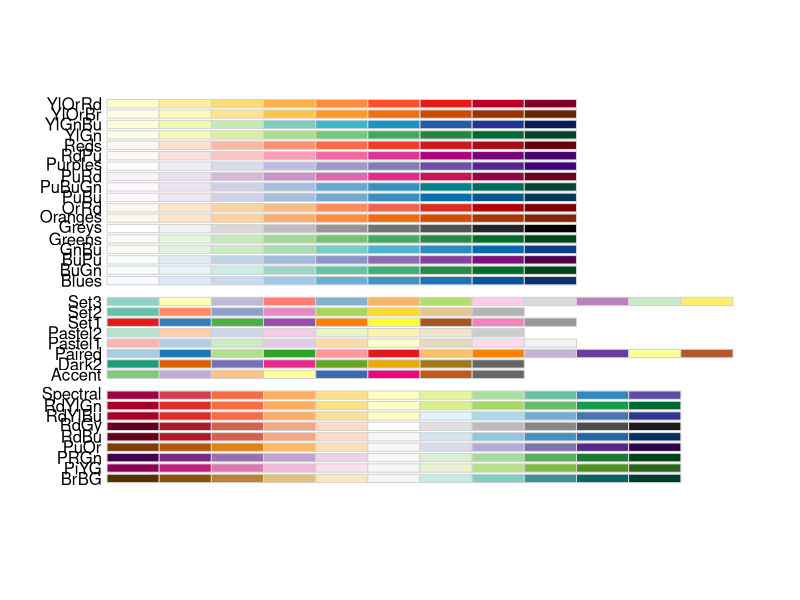
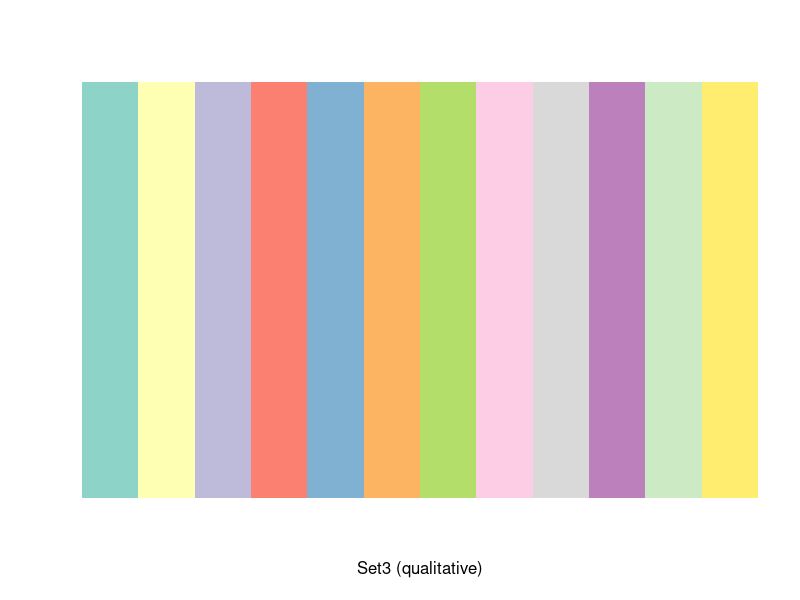
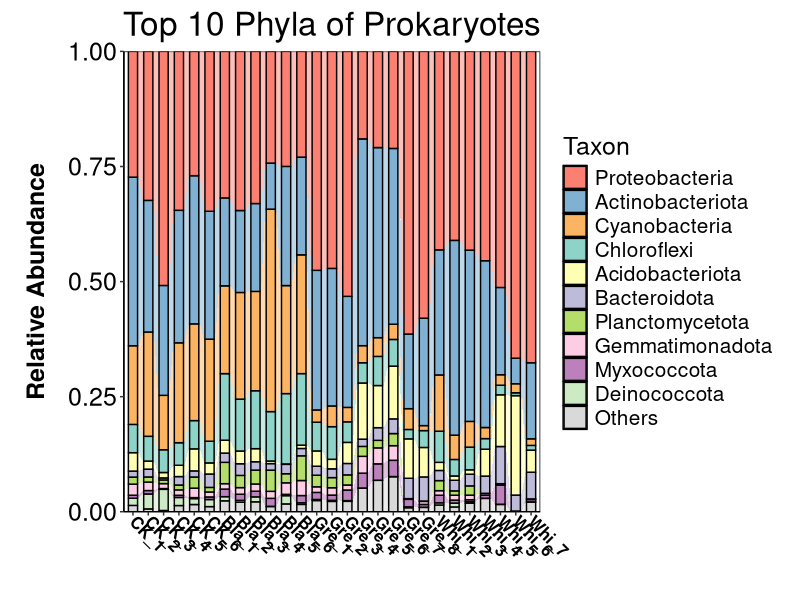
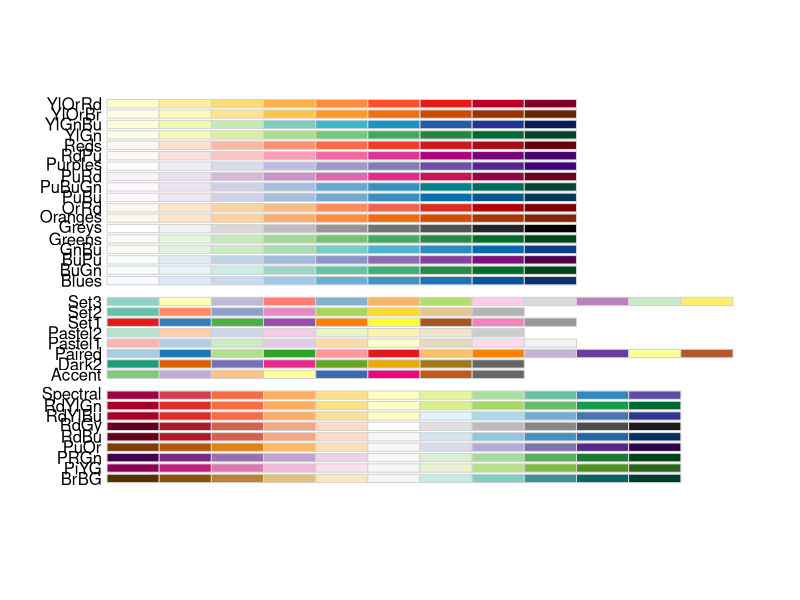
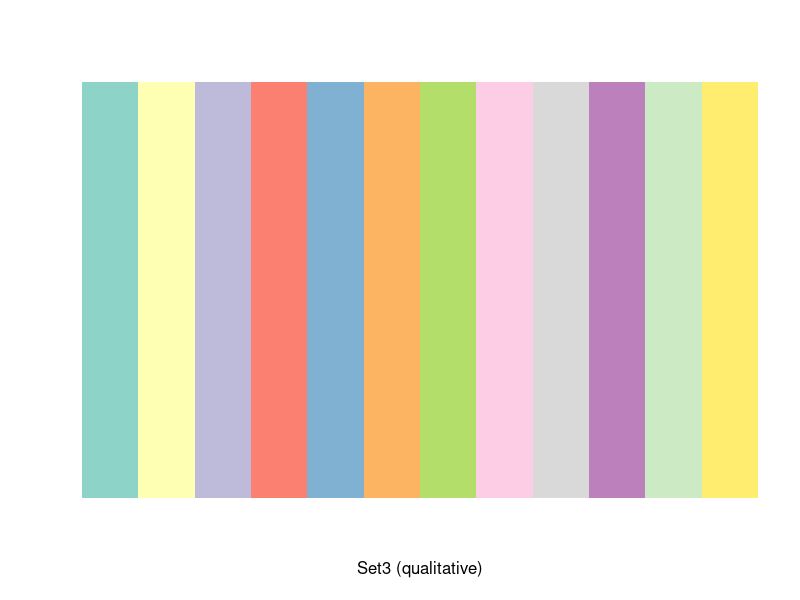
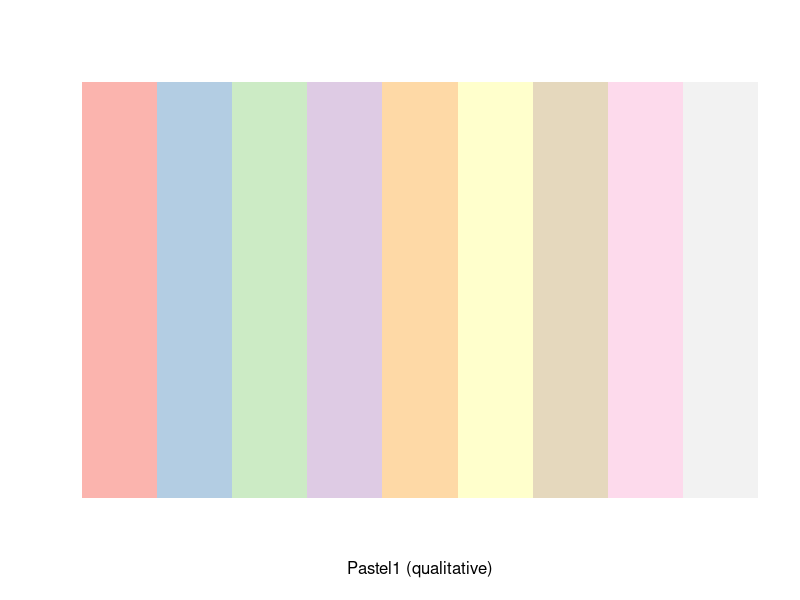
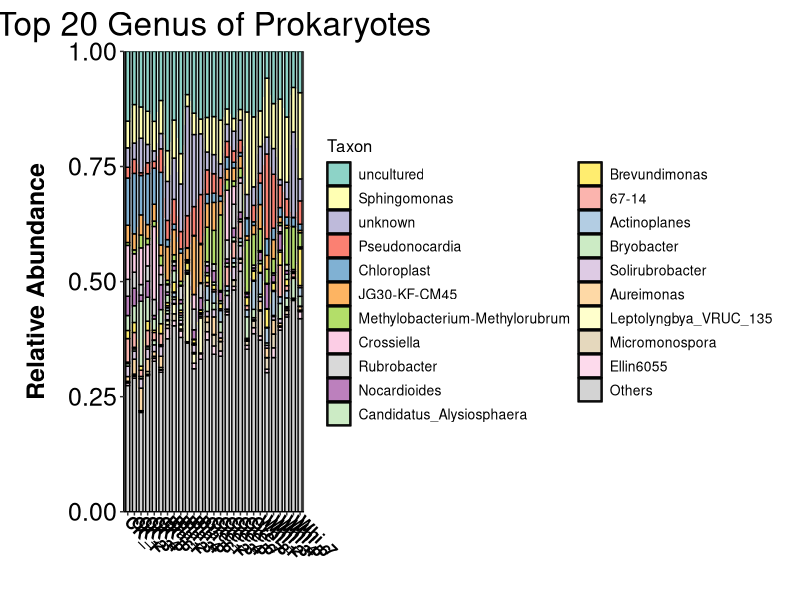

Write the R code that produced these figures, in order.
##########16S_Phyla

rm(list=ls())
library(RColorBrewer)
display.brewer.all()
display.brewer.pal(12,'Set3')
brewer.pal(12,'Set3')

Palette <- c(brewer.pal(12,'Set3'))
Palette<-Palette[c(1:8,10:11,9)]
Palette<-Palette[c(4:6,1:3,7:11)]

abundance <- read.table("Taxonomy_16S_2Phylum.txt",header = TRUE, sep = "\t")


library(tidyverse)
abundance_tmp<-separate(data=abundance, col=Phylum, 
                              into = c("Kingdom","Phylum"),
                              sep = "\\|")
abundance_tmp<-abundance_tmp[,-1]


unknown_tmp<-abundance_tmp[abundance_tmp$Phylum=="unknown",]
unknown<-apply(unknown_tmp[,2:length(colnames(unknown_tmp))],2,sum)
unknown<-as.data.frame(unknown)
unknown<-t(unknown)
unknown<-as.data.frame(unknown)
unknown$Phylum<-c("unknown")

uncultured_tmp<-abundance_tmp[abundance_tmp$Phylum=="uncultured",]
uncultured<-apply(uncultured_tmp[,2:length(colnames(uncultured_tmp))],2,sum)
uncultured<-as.data.frame(uncultured)
uncultured<-t(uncultured)
uncultured<-as.data.frame(uncultured)
uncultured$Phylum<-c("uncultured")
uncultured<-as.data.frame(uncultured)


abundance_tmp_1<-filter(abundance_tmp,abundance_tmp$Phylum!="unknown") 
abundance_tmp_2<-filter(abundance_tmp_1,abundance_tmp_1$Phylum!="uncultured") 
abundance_tmp<-rbind(abundance_tmp_2,uncultured,unknown)


abundance<-abundance_tmp
rm(abundance_tmp,abundance_tmp_1,abundance_tmp_2,
   unknown,unknown_tmp,uncultured,uncultured_tmp )



f.abundance<-abundance[,-1]
rownames(f.abundance)<-abundance$Phylum

f.abundance<-f.abundance/100

Leshan_16S_abundance<-f.abundance


sum <- apply(Leshan_16S_abundance,1,sum) 
Leshan_16S_abundance <- cbind(Leshan_16S_abundance,sum)
Leshan_16S_abundance <- as.data.frame(Leshan_16S_abundance)
Leshan_16S_abundance <- Leshan_16S_abundance[order(Leshan_16S_abundance[,"sum"],decreasing = T),]
Leshan_16S_abundance <- subset(Leshan_16S_abundance, select = -sum)

Leshan_16S_abundance <- Leshan_16S_abundance[1:10,]
Leshan_16S_abundance <- t(Leshan_16S_abundance)
sum <- apply(Leshan_16S_abundance,1,sum) 
Others <- 1-sum
Leshan_16S_abundance <- cbind(Leshan_16S_abundance,Others)
Leshan_16S_abundance <- t(Leshan_16S_abundance)

Leshan_16S_abundance<-t(Leshan_16S_abundance)
Leshan_16S_abundance<-as.data.frame(Leshan_16S_abundance)
Leshan_16S_abundance$X<-c(rownames(Leshan_16S_abundance))
Leshan_16S_abundance<-Leshan_16S_abundance[order(Leshan_16S_abundance$X),]
Leshan_16S_abundance<-subset(Leshan_16S_abundance, select = -X)
Leshan_16S_abundance<-t(Leshan_16S_abundance)

Leshan_16S_abundance<-Leshan_16S_abundance[,c(7:12,1:6,13:length(colnames(Leshan_16S_abundance)))]

file_Leshan_16S_abundance<-round(Leshan_16S_abundance*100,digits=2)
write.csv(file_Leshan_16S_abundance, file="Leshan_16S_Phyla.csv", quote = FALSE)

library(reshape2)
taxon <- melt(Leshan_16S_abundance)
colnames(taxon) <- c("Taxon","variable","value")
library(ggplot2)
library(ggalluvial)

p <- ggplot(data = taxon,aes(x = variable, y = value, alluvium = Taxon, stratum = Taxon))
p1 <- p + geom_alluvium(aes(fill = Taxon),alpha = .5,width = 0.6) + 
  geom_stratum(aes(fill = Taxon),width = 0.6)
p2 <- p1 + ylab(label = "Relative Abundance") + xlab(label = "")
p3 <- p2 + scale_fill_manual(values = Palette) +
  theme_bw()+ theme(panel.grid=element_blank()) + 
  theme(panel.border = element_blank()) +
  theme(panel.background=element_rect(fill='transparent', color='black'),plot.margin = unit(c(3,5,1,1),"mm")) +
 
 theme(axis.text.x=element_text(colour="black",size=12,face = "bold",angle = -45,vjust = 0.5,hjust = 0)) + 
 theme(axis.text.y=element_text(colour = "black",size = 18)) + 
  theme(axis.line = element_line(colour = "black"))+
 theme(axis.title.y = element_text(size = 18,face = "bold",margin = unit(c(0,1,0,1),"lines")))+
  scale_y_continuous(expand = c(0,0))
p5 <- p3 + theme(legend.text = element_text(colour = "black",size = 15)) + 
  theme(legend.title = element_text(size = 18,colour = "black")) + 
  labs(title = "Top 10 Phyla of Prokaryotes")+
  theme(text=element_text(size=20))+
  theme(plot.title = element_text(hjust = 0.5)) 
  #theme(text = element_text(family = "Times"))
p5
#export 4*12inches

















##########16S_Genera

rm(list=ls())
library(RColorBrewer)
display.brewer.all()
display.brewer.pal(12,'Set3')
display.brewer.pal(9,'Pastel1')
brewer.pal(12,'Set3')
brewer.pal(9,'Pastel1')

Palette_Set3 <- c(brewer.pal(12,'Set3'))
Palette_Pastel1<-c(brewer.pal(8,'Pastel1'))
Palette<-c(Palette_Set3,Palette_Pastel1,"lightgray")



abundance <- read.table("Taxonomy_16S_6Genus.txt",header = TRUE, sep = "\t")


library(tidyverse)
abundance_tmp<-abundance
abundance_tmp<-separate(data=abundance, col=Genus, 
                        into = c("Kingdom","Phylum", "Class", "Order", "Family", "Genus"),
                        sep = "\\|")
abundance_tmp<-abundance_tmp[,-c(1:5)]


unknown_tmp<-abundance_tmp[abundance_tmp$Genus=="unknown",]
unknown<-apply(unknown_tmp[,2:length(colnames(unknown_tmp))],2,sum)
unknown<-as.data.frame(unknown)
unknown<-t(unknown)
unknown<-as.data.frame(unknown)
unknown$Genus<-c("unknown")

uncultured_tmp<-abundance_tmp[abundance_tmp$Genus=="uncultured",]
uncultured<-apply(uncultured_tmp[,2:length(colnames(uncultured_tmp))],2,sum)
uncultured<-as.data.frame(uncultured)
uncultured<-t(uncultured)
uncultured<-as.data.frame(uncultured)
uncultured$Genus<-c("uncultured")
uncultured<-as.data.frame(uncultured)


abundance_tmp_1<-filter(abundance_tmp,abundance_tmp$Genus!="unknown") 
abundance_tmp_2<-filter(abundance_tmp_1,abundance_tmp_1$Genus!="uncultured") 
abundance_tmp<-rbind(abundance_tmp_2,uncultured,unknown)


abundance<-abundance_tmp
rm(abundance_tmp,abundance_tmp_1,abundance_tmp_2,
   unknown,unknown_tmp,uncultured,uncultured_tmp )

f.abundance<-abundance[,-1]
rownames(f.abundance)<-abundance$Genus

f.abundance<-f.abundance/100

Leshan_16S_abundance<-f.abundance


sum <- apply(Leshan_16S_abundance,1,sum) 
Leshan_16S_abundance <- cbind(Leshan_16S_abundance,sum)
Leshan_16S_abundance <- as.data.frame(Leshan_16S_abundance)
Leshan_16S_abundance <- Leshan_16S_abundance[order(Leshan_16S_abundance[,"sum"],decreasing = T),]
Leshan_16S_abundance <- subset(Leshan_16S_abundance, select = -sum)

Leshan_16S_abundance <- Leshan_16S_abundance[1:20,]
Leshan_16S_abundance <- t(Leshan_16S_abundance)
sum <- apply(Leshan_16S_abundance,1,sum) 
Others <- 1-sum
Leshan_16S_abundance <- cbind(Leshan_16S_abundance,Others)
Leshan_16S_abundance <- t(Leshan_16S_abundance)

Leshan_16S_abundance<-t(Leshan_16S_abundance)
Leshan_16S_abundance<-as.data.frame(Leshan_16S_abundance)
Leshan_16S_abundance$X<-c(rownames(Leshan_16S_abundance))
Leshan_16S_abundance<-Leshan_16S_abundance[order(Leshan_16S_abundance$X),]
Leshan_16S_abundance<-subset(Leshan_16S_abundance, select = -X)
Leshan_16S_abundance<-t(Leshan_16S_abundance)

Leshan_16S_abundance<-Leshan_16S_abundance[,c(7:12,1:6,13:length(colnames(Leshan_16S_abundance)))]

file_Leshan_16S_abundance<-round(Leshan_16S_abundance*100,digits=2)
write.csv(file_Leshan_16S_abundance, file="Leshan_16S_Genus.csv", quote = FALSE)

library(reshape2)
taxon <- melt(Leshan_16S_abundance)
colnames(taxon) <- c("Taxon","variable","value")
library(ggplot2)
library(ggalluvial)

p <- ggplot(data = taxon,aes(x = variable, y = value, alluvium = Taxon, stratum = Taxon))
p1 <- p + geom_alluvium(aes(fill = Taxon),alpha = .5,width = 0.6) + 
  geom_stratum(aes(fill = Taxon),width = 0.6)
p2 <- p1 + ylab(label = "Relative Abundance") + xlab(label = "")
p3 <- p2 + scale_fill_manual(values = Palette) +
  theme_bw()+ theme(panel.grid=element_blank()) + 
  theme(panel.border = element_blank()) +
  theme(panel.background=element_rect(fill='transparent', color='black'),plot.margin = unit(c(3,5,1,1),"mm")) +
 
  theme(axis.text.x=element_text(colour="black",size=12,face = "bold",angle = -45,vjust = 0.5,hjust = 0)) + 
  theme(axis.text.y=element_text(colour = "black",size = 18)) + 
  theme(axis.line = element_line(colour = "black"))+
  theme(axis.title.y = element_text(size = 18,face = "bold",margin = unit(c(0,1,0,1),"lines")))+
  scale_y_continuous(expand = c(0,0))
p5 <- p3 + theme(legend.text = element_text(colour = "black",size = 10)) + 
  theme(legend.title = element_text(size = 12,colour = "black")) + 
  labs(title = "Top 20 Genus of Prokaryotes")+
  theme(text=element_text(size=20))+
  theme(plot.title = element_text(hjust = 0.5)) 

p5
#export 4*12inches


















